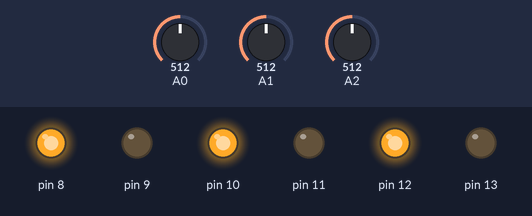
A sketch run on a simulated Arduino Uno, built with avr-gcc and run on an emulated ATmega328P. Shown: output pins drawn as LEDs (lit = HIGH). The inputs (shaded band) are chosen by the test bench; at power-on: A0 = 512, A1 = 512, A2 = 512.

Above: at 3.8 s.
3.9 s: A0 set to 306
At 4.9 s:
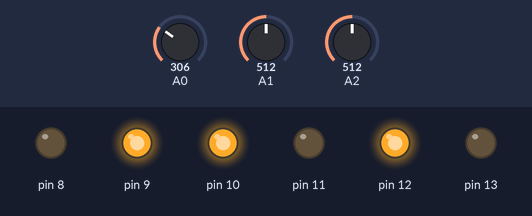
6.5 s: A1 set to 306
At 7.4 s:
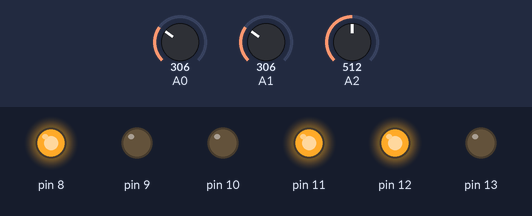
9.0 s: A2 set to 306
At 11.4 s:
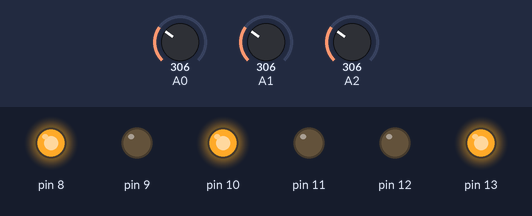
Timing chart, 0 to 13.0 s (numbered marks = the images above; inputs shaded):
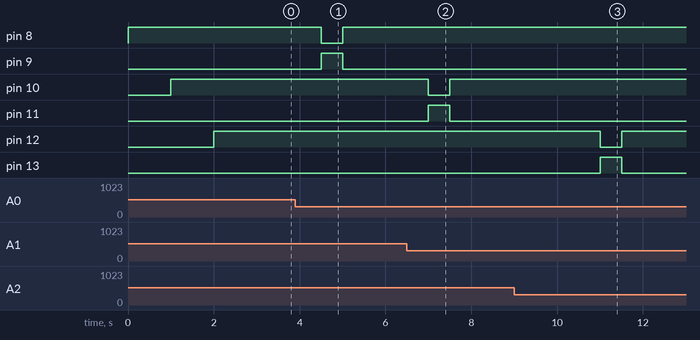

The sketch:

code.ino
```cpp
int p1, p2, p3; //initialising pot variables
int x1, x2, x3;
int l1, l2, l3;
int u1, u2, u3;
int count = 0;

void setup() {
pinMode(A0, INPUT);
pinMode(A1, INPUT);
pinMode(A2, INPUT);
pinMode(8, OUTPUT);
pinMode(9, OUTPUT);
pinMode(10, OUTPUT);
pinMode(11, OUTPUT);
pinMode(12, OUTPUT);
pinMode(13, OUTPUT);

}

void loop() {
p1 = analogRead(A0);
p2 = analogRead(A1);
p3 = analogRead(A2);
count = count+1;
if (count == 1)
{
  int x1 = p1;
  int x2 = p2;
  int x3 = p3;
}
int u1 = x1+5;
int l1 = x1-5;
int u2 = x2+5;
int l2 = x2-5;
int u3 = x3+5;
int l3 = x3-5;
//base motor motion
if (p1>u1)
{
digitalWrite(8,HIGH);
digitalWrite(9,LOW);
delay(500);
x1=p1;
  }
if(p1<l1)
{
digitalWrite(8,LOW);
digitalWrite(9,HIGH);
delay(500);
x1=p1;
  }
  if(p1<u1 || p1>l1)
  {
digitalWrite(8, HIGH);
digitalWrite(9,LOW);
delay(500);
x1=p1;
    }
//hand motor motion
if (p2>u2)
{
digitalWrite(10,HIGH);
digitalWrite(11,LOW);
delay(500);
x2=p2;
  }
if(p2<l2)
{
digitalWrite(10,LOW);
digitalWrite(11,HIGH);
delay(500);
x2=p2;
  }
  if(p2<u2 || p2>l2)
  {
digitalWrite(10, HIGH);
digitalWrite(11,LOW);
delay(500);
x2=p2;
    }
//claw motor motion
if (p3>u3)
{
digitalWrite(12,HIGH);
digitalWrite(13,LOW);
delay(500);
x3=p3;
  }
if(p3<l3)
{
digitalWrite(12,LOW);
digitalWrite(13,HIGH);
delay(500);
x3=p3;
  }
  if(p3<u3 || p3>l3)
  {
digitalWrite(12, HIGH);
digitalWrite(13,LOW);
delay(500);
x3=p3;
    }

}
```

Measured:
- after the input at 3.9 s, pin 8: HIGH → LOW after 0.60 s, → HIGH 0.50 s later; pin 9: LOW → HIGH after 0.60 s, → LOW 0.50 s later
- after the input at 6.5 s, pin 10: HIGH → LOW after 0.50 s, → HIGH 0.50 s later; pin 11: LOW → HIGH after 0.50 s, → LOW 0.50 s later
- after the input at 9.0 s, pin 12: HIGH → LOW after 2.0 s, → HIGH 0.50 s later; pin 13: LOW → HIGH after 2.0 s, → LOW 0.50 s later
